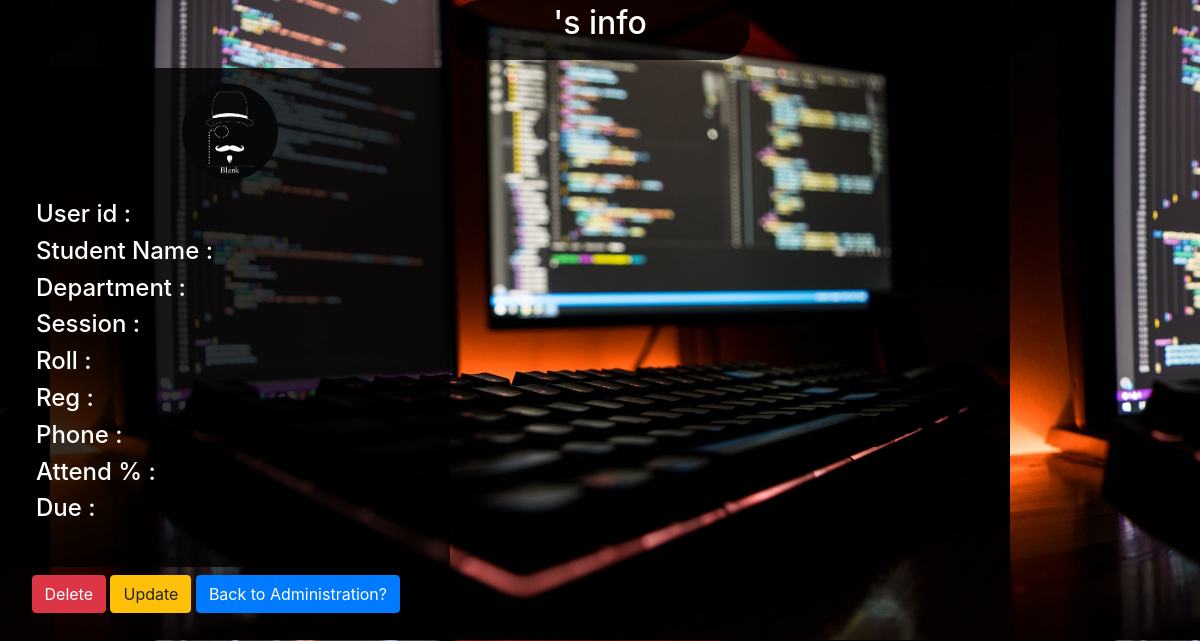
The page /student/36/ on the database as committed earlier.
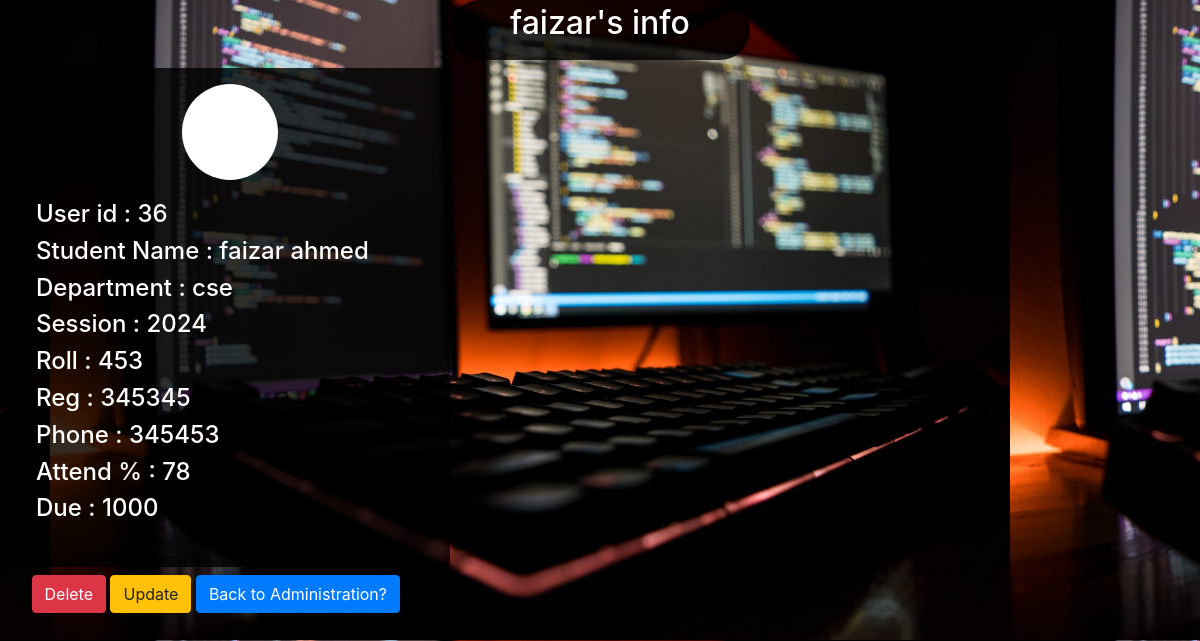
The same page on the database as committed later.
### itsapp/models.py (models this page shows, shortened)
class Student(models.Model):
    user =       models.OneToOneField(User, on_delete=models.CASCADE)
    auth_token = models.CharField(max_length=100)
    is_verified =models.BooleanField(default=False)
    create_at =  models.DateTimeField(auto_now_add=True)
    photo =      models.ImageField(upload_to='media/', height_field=None, width_field=None, max_length=100, null=True, blank=True, default='',)
    first_name = models.CharField(max_length=50)
    last_name =  models.CharField(max_length=50)
    dept =       models.CharField(max_length=50)
    session =    models.CharField(max_length=50)
    roll =       models.IntegerField(null=True)
    reg =        models.IntegerField(null=True)
    phone =      models.IntegerField(null=True)
    atd_percent= models.IntegerField(null=True)
    due =        models.CharField(max_length=100)

### itsapp/views.py (the view)
# urls.py: path('student/<int:id>/', views.student_info, name="student_info"),
def student_info(request, id):
    student = Student.objects.filter(pk=id)
    if student:
        student= Student.objects.get(pk=id)
    diction = {'student':student}
    return render (request, 'itsapp/student_info.html', context=diction)

### templates/itsapp/student_info.html (shortened to what this page needs)
<!DOCTYPE html>
{% load static %}
<html lang="en">
<head>
<link rel="stylesheet" href="https://cdnjs.cloudflare.com/ajax/libs/twitter-bootstrap/4.6.0/css/bootstrap.min.css">
<link rel="stylesheet" href="{% static 'css/studentinfo.css' %}">
<body class="my_body">
  <h2 class="p-1 text-white text-center mt-0 infohead">{{ student.first_name }}'s info</h2>
<div class="p-3 card-body h4">
    {% if student.photo %}
    <img src="{{ student.photo.url }}" alt="" class="my_image text-center">
    {% else %}
    <img src="{% static 'image/blank.jpg' %}" alt="" class="my_image text-center">
    {% endif %}
    <div class="card-body">
      <h4 class="text-white">User id : {{ student.id }}</h4>
      <h4 class="text-white">Student Name :  {{ student.first_name }} {{student.last_name}}</h4>
      <h4 class="text-white">Department : {{ student.dept }}</h4>
      <h4 class="text-white">Session : {{ student.session }}</h4>
      <h4 class="text-white">Roll : {{ student.roll }}</h4>
      <h4 class="text-white">Reg : {{ student.reg }}</h4>
      <h4 class="text-white">Phone : {{ student.phone }}</h4>
      <h4 class="text-white">Attend % : {{ student.atd_percent }}</h4>
      <h4 class="text-white">Due : {{ student.due }}</h4>
    </div>
</div>&nbsp;&nbsp;&nbsp;&nbsp;&nbsp;&nbsp;
<a href=" {% url 'student_delete' student.id %} " class="btn btn-danger">Delete</a>
<a href=" {% url 'student_update' student.id %} " class="btn btn-warning">Update</a>
<a href="{% url 'admin_home' %}" class="btn btn-primary">Back to Administration?</a><br><br><br>
</body>

### static/css/studentinfo.css (style rules this page uses)
* { margin: 0; padding: 0; }
.my_body { background: url("BG.jpg"); background-size: 80%; background-position: 50px 0px; }
.infohead { margin-top: 50px; padding: 40px; background-color: rgba(0,0,0,0.8); border-radius: 30px; width: 300px; height: 60px; margin: 100px auto 8px auto; }
.my_image { width: 100%; width: 6rem; height: 6rem; object-fit: cover; border-radius: 10rem; }
.h4 { background-color: rgba(0,0,0,0.8); width: 450px; }

Rows that differ between the two databases and show on the page:
added Student: first_name "faizar", photo (picture), id "36", last_name "ahmed", dept "cse", session "2024", roll "453", reg "345345", phone "345453", atd_percent "78", due "1000"
